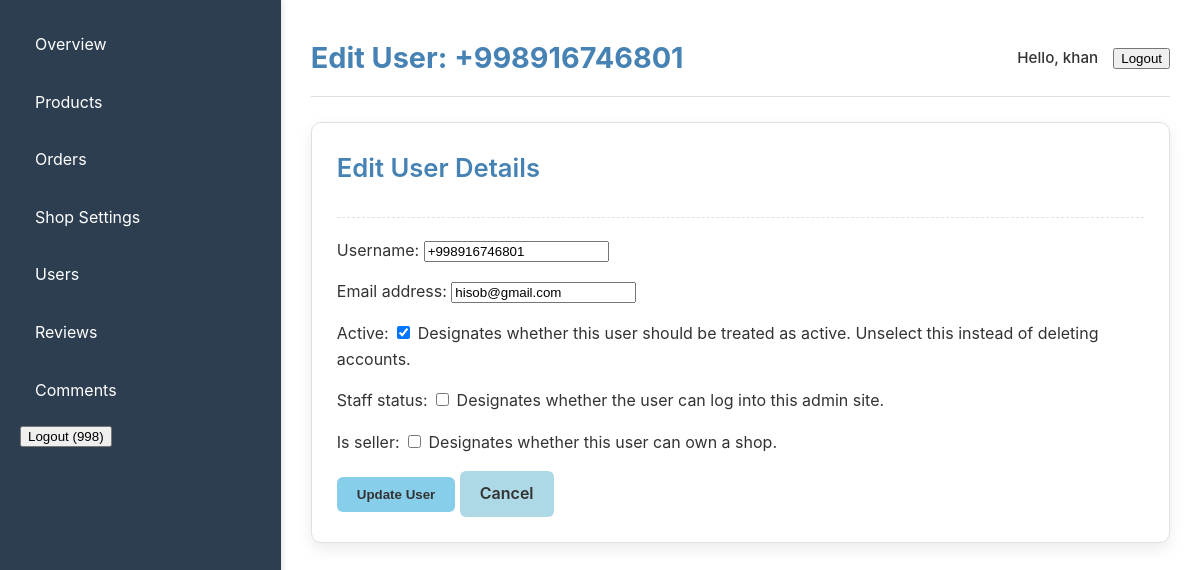
/dashboard/users/6/edit/ (signed in), run on the app's committed database.
### core/models.py (models this page shows, shortened)
class CustomUser(AbstractUser):
    username = models.CharField(max_length=150, unique=False, blank=True, null=True) # Make username non-unique and nullable
    phone_number = models.CharField(max_length=20, unique=True, help_text="User's phone number, used for login.")
    address = models.TextField(blank=True, null=True)
    profile_picture = models.ImageField(upload_to='users/profile_pictures/', blank=True, null=True)
    is_seller = models.BooleanField(default=False, help_text="Designates whether this user can own a shop.")
    class RoleChoices(models.TextChoices):
        BUYER = 'buyer', 'Buyer'
        SELLER = 'seller', 'Seller'
        ADMIN = 'admin', 'Admin'
    role = models.CharField(
        max_length=10,
        choices=RoleChoices.choices,
        default=RoleChoices.BUYER,
        help_text="User's role in the system."
    )
    USERNAME_FIELD = 'phone_number' # This tells Django to use phone_number for login
    REQUIRED_FIELDS = ['first_name', 'last_name'] # Fields required when creating a user via createsuperuser command
    objects = CustomUserManager() # Assign our custom manager
    groups = models.ManyToManyField(
        'auth.Group',
        verbose_name=_('groups'),
        blank=True,
        help_text=_('The groups this user belongs to. A user will get all permissions granted to each of their groups.'),
        related_name="customuser_groups",
        related_query_name="customuser",
    )
    user_permissions = models.ManyToManyField(
        'auth.Permission',
        verbose_name=_('user permissions'),
        blank=True,
        help_text=_('Specific permissions for this user.'),
        related_name="customuser_user_permissions",
        related_query_name="customuser_permission",
    )
    class Meta(AbstractUser.Meta): # Inherit meta options from AbstractUser
        swappable = 'AUTH_USER_MODEL' # Important for custom user models
        verbose_name = _('user')
        verbose_name_plural = _('users')

### dashboard/views.py (the view)
# urls.py: path('users/<int:user_id>/edit/', views.user_edit, name='user_edit'),
@login_required
@user_passes_test(is_admin)
def user_edit(request, user_id):
    user_to_edit = get_object_or_404(CustomUser, id=user_id)
    if request.method == 'POST':
        form = CustomUserForm(request.POST, request.FILES, instance=user_to_edit)
        if form.is_valid():
            form.save()
            return redirect('dashboard:user_management')
    else:
        form = CustomUserForm(instance=user_to_edit)
    context = {'form': form, 'user_to_edit': user_to_edit}
    return render(request, 'core/user_edit.html', context)

### core/forms.py
class CustomUserForm(forms.ModelForm):
    class Meta:
        model = CustomUser
        fields = ['username', 'email', 'is_active', 'is_staff', 'is_seller']

### dashboard/views.py (called while the page is built)
def is_admin(user):
    return user.is_authenticated and user.is_superuser

### core/templates/core/user_edit.html (shortened to what this page needs)
{% extends 'core/base_dashboard.html' %}
{% load static %}
{% block page_title %}Edit User: {{ user_to_edit.phone_number }}{% endblock page_title %}
{% block content %}
    <div class="dashboard-card">
        <div class="card-header">
            <h2>Edit User Details</h2>
        </div>
        <div class="card-body">
            <form method="post" enctype="multipart/form-data">
                {{ form.as_p }}
                <button type="submit" class="btn btn-primary">Update User</button>
                <a href="{% url 'dashboard:user_management' %}" class="btn btn-secondary">Cancel</a>
            </form>
        </div>
    </div>
{% endblock content %}

### core/templates/core/base_dashboard.html (shortened to what this page needs)
<!DOCTYPE html>
<html lang="en">
{% load static %}
<head>
    <link rel="stylesheet" href="{% static 'css/dashboard.css' %}">
</head>
<body>
    <div class="dashboard-wrapper">
        <aside class="sidebar">
            <nav>
                <ul>
                    <li><a href="{% url 'dashboard:dashboard_overview' %}">Overview</a></li>
                    <li><a href="{% url 'dashboard:product_list' %}">Products</a></li>
                    <li><a href="{% url 'dashboard:order_list' %}">Orders</a></li>
                    {% if user.is_seller %}
                    <li><a href="{% url 'dashboard:shop_settings' %}">Shop Settings</a></li>
                    {% endif %}
                    {% if user.is_superuser %}
                    <li><a href="{% url 'dashboard:user_management' %}">Users</a></li>
                    {% endif %}
                    <li><a href="{% url 'dashboard:review_list' %}">Reviews</a></li>
                    <li><a href="{% url 'dashboard:comment_list' %}">Comments</a></li>
                    {% if user.is_authenticated and request.resolver_match.url_name != 'login' %}
                        <li>
                            <form action="{% url 'logout' %}" method="post" style="display: inline;">
                                <button type="submit" class="logout-button">Logout ({{ user.phone_number }})</button>
                            </form>
                        </li>
                    {% else %}
                        <li><a href="{% url 'login' %}">Login</a></li>
                        <li><a href="{% url 'register' %}">Register</a></li>
                    {% endif %}
                </ul>
            </nav>
        </aside>
        <main class="main-content">
            <header class="top-nav">
                <h1>{% block page_title %}{% endblock page_title %}</h1>
                <div class="user-info">
                    <span>Hello, {{ user.first_name }}</span>
                    <form action="{% url 'logout' %}" method="post" style="display: inline;">
                        <button type="submit" class="logout-button">Logout</button>
                    </form>
                </div>
            </header>
            <div class="content-area">
                {% block content %}
                {% endblock content %}
            </div>
        </main>
    </div>
    </body>
</html>

### static/css/dashboard.css (style rules this page uses)
:root { --color-primary-light-blue: #87CEEB; --color-secondary-light-blue: #ADD8E6; --color-text-blue: #4682B4; --color-background-white: #FFFFFF; --color-text-dark: #333333; --color-text-light: #666666; --color-border: #e0e0e0; --color-sidebar-bg: #2c3e50; }
body { font-family: 'Inter', 'Arial', 'Helvetica', sans-serif; margin: 0; background-color: var(--color-background-white); color: var(--color-text-dark); line-height: 1.6; }
h1, h2, h3, h4, h5, h6 { color: var(--color-text-blue); margin-top: 0; margin-bottom: 0.5em; }
.dashboard-wrapper { display: flex; min-height: 100vh; }
.sidebar { width: 250px; background-color: var(--color-sidebar-bg); color: white; padding: 20px; box-shadow: 2px 0 5px rgba(0,0,0,0.1); }
.sidebar nav ul { list-style: none; padding: 0; margin: 0; }
.sidebar nav ul li a { color: white; text-decoration: none; display: flex; align-items: center; padding: 12px 15px; border-radius: 6px; margin-bottom: 8px; transition: background-color 0.2s ease, color 0.2s ease; }
.main-content { flex-grow: 1; padding: 20px 30px; }
.top-nav { display: flex; justify-content: space-between; align-items: center; padding: 15px 0; border-bottom: 1px solid var(--color-border); margin-bottom: 25px; }
.top-nav h1 { margin: 0; font-size: 1.8em; color: var(--color-text-blue); }
.user-info { display: flex; align-items: center; gap: 15px; font-size: 0.95em; }
.user-info span { font-weight: 500; }
.dashboard-card { background-color: var(--color-background-white); border-radius: 10px; box-shadow: 0px 6px 15px rgba(0, 0, 0, 0.08); padding: 25px; margin-bottom: 25px; border: 1px solid var(--color-border); }
.card-header { display: flex; justify-content: space-between; align-items: center; margin-bottom: 20px; padding-bottom: 15px; border-bottom: 1px dashed var(--color-border); }
.card-header h2 { font-size: 1.6em; color: var(--color-text-blue); font-weight: 600; }
.btn { padding: 10px 20px; border-radius: 6px; text-decoration: none; font-weight: 600; cursor: pointer; border: none; transition: background-color 0.2s ease, color 0.2s ease, transform 0.1s ease; display: inline-flex; align-items: center; gap: 8px; }
.btn-primary { background-color: var(--color-primary-light-blue); color: var(--color-text-dark); }
.btn-secondary { background-color: var(--color-secondary-light-blue); color: var(--color-text-dark); }

### data on the page
CustomUser: phone_number "998", first_name "khan"
CustomUser: phone_number "+998916746801", username "+998916746801", email "hisob@gmail.com", is_active "☑"
